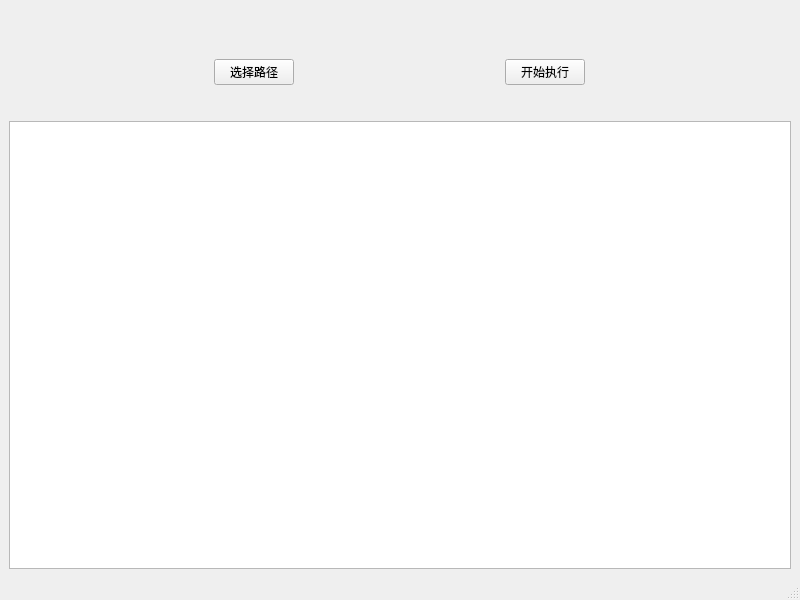
<?xml version="1.0" encoding="UTF-8"?>
<ui version="4.0">
 <class>MainWindow</class>
 <widget class="QMainWindow" name="MainWindow">
  <property name="geometry">
   <rect>
    <x>0</x>
    <y>0</y>
    <width>800</width>
    <height>600</height>
   </rect>
  </property>
  <property name="windowTitle">
   <string>PDF转图片</string>
  </property>
  <widget class="QWidget" name="centralwidget">
   <layout class="QVBoxLayout" name="verticalLayout">
    <item>
     <layout class="QHBoxLayout" name="horizontalLayout">
      <property name="topMargin">
       <number>50</number>
      </property>
      <property name="bottomMargin">
       <number>30</number>
      </property>
      <item>
       <widget class="QPushButton" name="pathButton">
        <property name="sizePolicy">
         <sizepolicy hsizetype="Fixed" vsizetype="Fixed">
          <horstretch>0</horstretch>
          <verstretch>0</verstretch>
         </sizepolicy>
        </property>
        <property name="text">
         <string>选择路径</string>
        </property>
       </widget>
      </item>
      <item>
       <widget class="QPushButton" name="executiveButton">
        <property name="sizePolicy">
         <sizepolicy hsizetype="Fixed" vsizetype="Fixed">
          <horstretch>0</horstretch>
          <verstretch>0</verstretch>
         </sizepolicy>
        </property>
        <property name="text">
         <string>开始执行</string>
        </property>
       </widget>
      </item>
     </layout>
    </item>
    <item>
     <widget class="QPlainTextEdit" name="output"/>
    </item>
   </layout>
  </widget>
  <widget class="QStatusBar" name="statusbar"/>
 </widget>
 <resources/>
 <connections/>
</ui>
